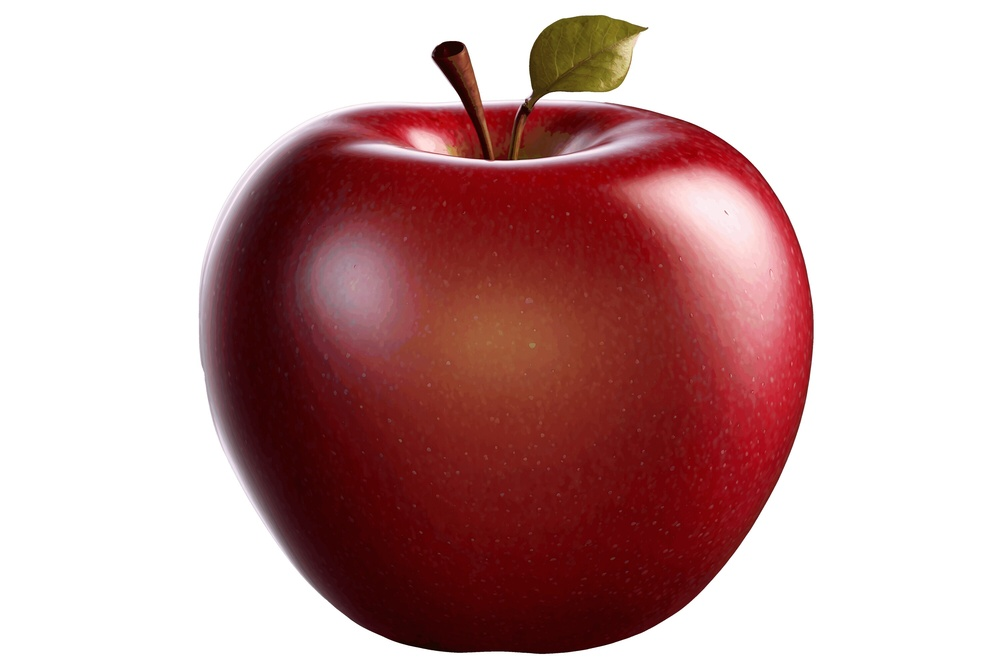
#> input picture Day 4/apple.jpg, 1000 x 667 px, shrunk from 3000 x 2000 before the run
$ python cropping.py
#> lines starting #> are read from the running program, lines starting #| are printed output that depends on the picture
import cv2
import matplotlib.pyplot as plt

img = cv2.imread("apple.jpg")
#> img is the input picture: shape (667, 1000, 3); mean B, G, R 163.3, 163.4, 198.4
img = cv2.cvtColor(img, cv2.COLOR_BGR2RGB)

crop = img[50:250, 50:250]
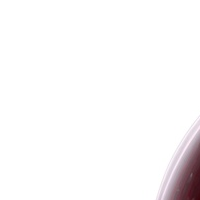
#> crop: shape (200, 200, 3); mean R, G, B 249.8, 248.4, 249

plt.imshow(crop)
plt.axis("off")
plt.show()

cv2.imwrite("crop.jpg", cv2.cvtColor(crop, cv2.COLOR_RGB2BGR))
